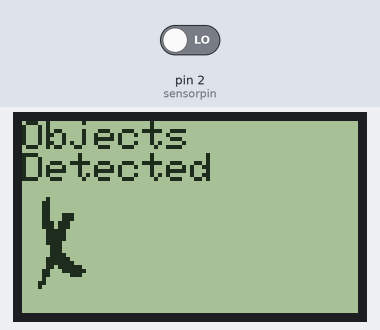
Recording of a sketch running on a simulated Arduino Uno, built with avr-gcc and run on an emulated ATmega328P. Parts: 84×48 one-colour display. Inputs (shaded band) come from the test bench; at power-on: pin 2 (sensorpin) LOW.

Above: at 1.2 s.
1.3 s: pin 2 (sensorpin) driven HIGH
At 2.0 s:
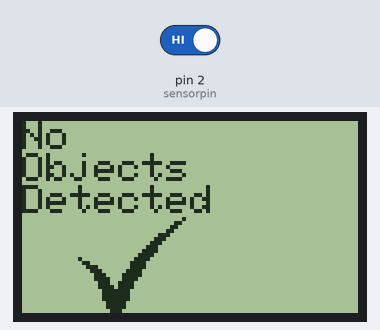
2.8 s: pin 2 (sensorpin) driven LOW
At 2.87 s:
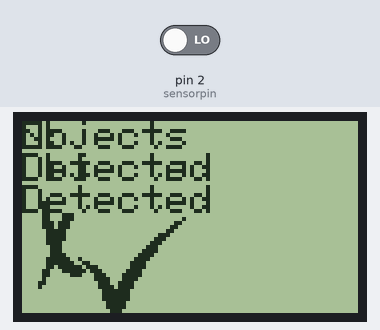
Timing chart, 0 to 5.8 s (numbered marks = the images above; inputs shaded):
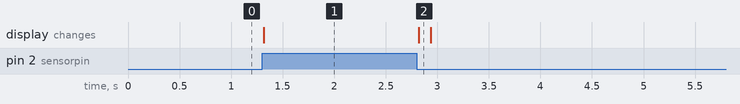

Measured:
- after the input at 1.3 s, the display: changes at once (image 1)
- after the input at 2.8 s, the display: changes at once (image 2)

The sketch:

Infrared_obstacle_detector_sensor_with_Nokia_5110_screen.ino
```cpp
//Metehan Kaygisiz 5.7.2021 18:26
#include <SPI.h>
#include <Adafruit_GFX.h>
#include <Adafruit_PCD8544.h>
int sensorpin = 2;
int val ;
Adafruit_PCD8544 display = Adafruit_PCD8544(5, 4, 3);
#define NUMFLAKES 10
#define XPOS 0
#define YPOS 1
#define DELTAY 2
#define LOGO16_GLCD_HEIGHT 16
#define LOGO16_GLCD_WIDTH  16


//ok sign
const unsigned char ok [] PROGMEM = {
  0x00, 0x00, 0x00, 0x00, 0x00, 0x00, 0x00, 0x00, 0x00, 0x00, 0x00, 0x00, 0x00, 0x00, 0x00, 0x00,
  0x00, 0x00, 0x00, 0x00, 0x00, 0x00, 0x00, 0x00, 0x00, 0x00, 0x00, 0x00, 0x00, 0x00, 0x00, 0x00,
  0x00, 0x00, 0x00, 0x00, 0x00, 0x00, 0x00, 0x00, 0x00, 0x00, 0x00, 0x00, 0x00, 0x00, 0x00, 0x00,
  0x00, 0x00, 0x00, 0x00, 0x00, 0x00, 0x00, 0x00, 0x00, 0x00, 0x00, 0x00, 0x00, 0x00, 0x00, 0x00,
  0x00, 0x00, 0x00, 0x00, 0x00, 0x00, 0x00, 0x00, 0x00, 0x00, 0x00, 0x80, 0x00, 0x00, 0x00, 0x00,
  0x00, 0x03, 0x00, 0x00, 0x00, 0x00, 0x00, 0x00, 0x06, 0x00, 0x00, 0x00, 0x00, 0x00, 0x00, 0x0c,
  0x00, 0x00, 0x00, 0x00, 0x00, 0x00, 0x38, 0x00, 0x00, 0x00, 0x00, 0x00, 0x00, 0x70, 0x00, 0x00,
  0x00, 0x00, 0x00, 0x00, 0xe0, 0x00, 0x00, 0x00, 0x00, 0x00, 0x01, 0xc0, 0x00, 0x00, 0x00, 0x00,
  0x00, 0x03, 0xc0, 0x00, 0x00, 0x00, 0x00, 0x00, 0x07, 0x80, 0x00, 0x00, 0x00, 0x02, 0x00, 0x0f,
  0x00, 0x00, 0x00, 0x00, 0x01, 0x80, 0x1e, 0x00, 0x00, 0x00, 0x00, 0x00, 0xe0, 0x1e, 0x00, 0x00,
  0x00, 0x00, 0x00, 0x70, 0x3c, 0x00, 0x00, 0x00, 0x00, 0x00, 0x38, 0x7c, 0x00, 0x00, 0x00, 0x00,
  0x00, 0x3c, 0x78, 0x00, 0x00, 0x00, 0x00, 0x00, 0x1c, 0xf0, 0x00, 0x00, 0x00, 0x00, 0x00, 0x1e,
  0xf0, 0x00, 0x00, 0x00, 0x00, 0x00, 0x0f, 0xe0, 0x00, 0x00, 0x00, 0x00, 0x00, 0x0f, 0xe0, 0x00,
  0x00, 0x00, 0x00, 0x00, 0x0f, 0xe0, 0x00, 0x00, 0x00, 0x00, 0x00, 0x07, 0xc0, 0x00, 0x00, 0x00,
  0x00, 0x00, 0x07, 0xc0, 0x00, 0x00, 0x00, 0x00, 0x00, 0x03, 0x80, 0x00, 0x00, 0x00, 0x00, 0x00,
  0x00, 0x00, 0x00, 0x00, 0x00, 0x00, 0x00, 0x00, 0x00, 0x00, 0x00, 0x00, 0x00, 0x00, 0x00, 0x00,
  0x00, 0x00, 0x00, 0x00, 0x00, 0x00, 0x00, 0x00, 0x00, 0x00, 0x00, 0x00, 0x00, 0x00, 0x00, 0x00,
  0x00, 0x00, 0x00, 0x00, 0x00, 0x00, 0x00, 0x00, 0x00, 0x00, 0x00, 0x00, 0x00, 0x00, 0x00, 0x00,
  0x00, 0x00, 0x00, 0x00, 0x00, 0x00, 0x00, 0x00, 0x00, 0x00, 0x00, 0x00, 0x00, 0x00, 0x00, 0x00,
  0x00, 0x00, 0x00, 0x00, 0x00, 0x00, 0x00, 0x00, 0x00, 0x00, 0x00, 0x00, 0x00, 0x00, 0x00, 0x00,
  0x00, 0x00, 0x00, 0x00, 0x00, 0x00, 0x00, 0x00, 0x00, 0x00, 0x00, 0x00, 0x00, 0x00, 0x00, 0x00,
  0x00, 0x00, 0x00, 0x00, 0x00, 0x00, 0x00, 0x00, 0x00, 0x00, 0x00, 0x00, 0x00, 0x00
};


//cross sign
const unsigned char cross [] PROGMEM = {
  0x00, 0x00, 0x00, 0x02, 0x00, 0x00, 0x06, 0x00, 0x00, 0x06, 0x00, 0x00, 0x06, 0x00, 0x00, 0x06,
  0x38, 0x00, 0x06, 0x38, 0x00, 0x07, 0x70, 0x00, 0x07, 0x70, 0x00, 0x03, 0xe0, 0x00, 0x03, 0xe0,
  0x00, 0x03, 0xe0, 0x00, 0x03, 0xc0, 0x00, 0x01, 0xc0, 0x00, 0x01, 0xc0, 0x00, 0x01, 0xe0, 0x00,
  0x03, 0xf0, 0x00, 0x03, 0xf8, 0x00, 0x03, 0x7e, 0x00, 0x06, 0x3f, 0x00, 0x06, 0x0e, 0x00, 0x04,
  0x00, 0x00, 0x0c, 0x00, 0x00, 0x08, 0x00, 0x00, 0x00, 0x00, 0x00
};


void setup()   {
  pinMode (sensorpin, INPUT) ;
  Serial.begin(9600);
  display.begin();
  display.setContrast(50); //you can change contrast from here if you can't see the texts
  display.clearDisplay();
}
void loop() {
  val = digitalRead (sensorpin) ;
  if (val == HIGH)
  {
    display.setCursor(0, 0);
    display.println("No");
    display.println("Objects");
    display.println("Detected");
    display.drawBitmap(0  , 14, ok, 50, 50, 1);
    display.setTextSize(1);
    display.display();
  }
  else
  {
    display.setCursor(0, 0);
    display.println("Objects");
    display.println("Detected");
    display.drawBitmap(0  , 18, cross, 20, 25, 1);
    display.setTextSize(1);
    display.display();
    delay(100);
    display.clearDisplay();
  }
}
```
